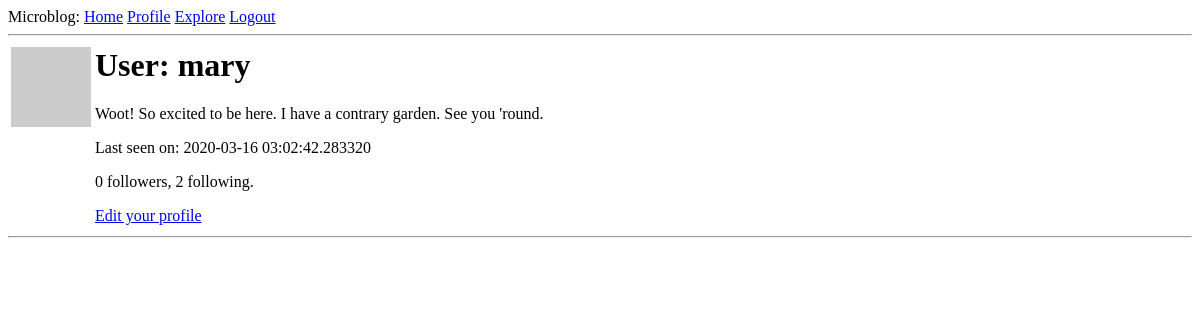
The page /user/mary (signed in) on the database as committed earlier.
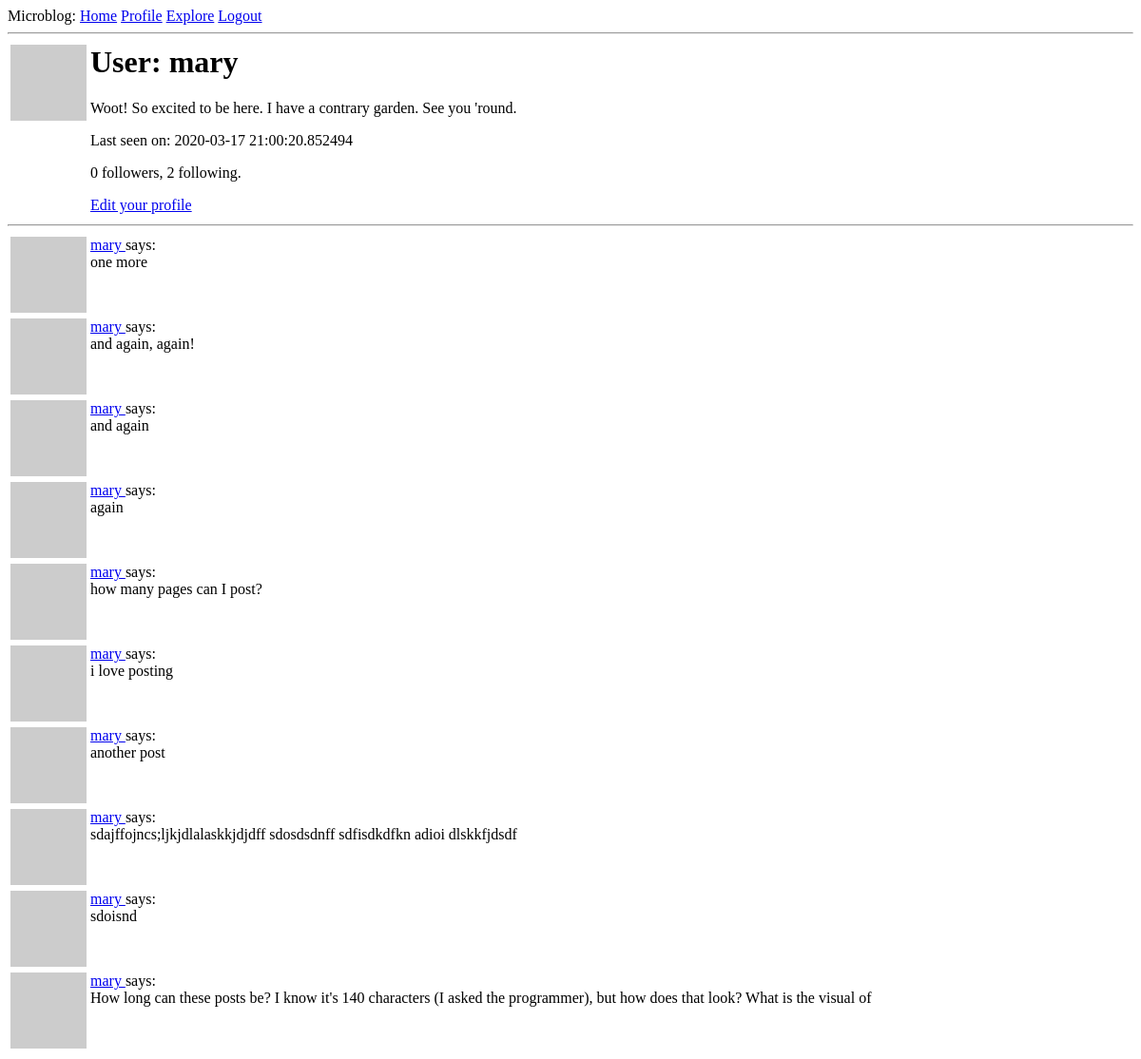
The same page on the database as committed later.
### app/models.py (models this page shows, shortened)
class User(UserMixin, db.Model):
	id = db.Column(db.Integer, primary_key=True)
	username = db.Column(db.String(64), index=True, unique=True)
	email = db.Column(db.String(120), index=True, unique=True)
	password_hash = db.Column(db.String(128))
	posts = db.relationship('Post', backref='author', lazy='dynamic')
	about_me = db.Column(db.String(140))
	last_seen = db.Column(db.DateTime, default=datetime.utcnow)
	followed = db.relationship(
		'User', # right side of relationship (users)
		secondary=followers, # left side of relationship (followers)
		primaryjoin=(followers.c.follower_id == id), # condition that links the left with the association table
		secondaryjoin=(followers.c.followed_id == id), # condition that links the right with the association table
		backref=db.backref('followers', lazy='dynamic'), # how this relationship will be accessed from the right side (from the left, the relationship is named `followed`)
		lazy='dynamic')
	def avatar(self, size):
		digest = md5(self.email.lower().encode('utf-8')).hexdigest()
		return 'https://www.gravatar.com/avatar/{}?d=identicon&s={}'.format(digest, size)

class Post(db.Model):
	id = db.Column(db.Integer, primary_key=True)
	body = db.Column(db.String(140))
	timestamp = db.Column(db.DateTime, index=True, default=datetime.utcnow)
	user_id = db.Column(db.Integer, db.ForeignKey('user.id'))

### app/routes.py (the view)
@app.route('/user/<username>')
@login_required
def user(username):
	user = User.query.filter_by(username=username).first_or_404()
	page = request.args.get('page', 1, type=int)
	posts = user.posts.order_by(Post.timestamp.desc()).paginate(
		page, app.config['POSTS_PER_PAGE'], False)
	next_url = url_for('user', username=user.username, page=posts.next_num) \
		if posts.has_next else None
	prev_url = url_for('user', username=user.username, page=posts.prev_num) \
		if posts.has_prev else None
	return render_template('user.html', user=user, posts=posts.items,
							next_url=next_url, prev_url=prev_url)

### app/models.py (called while the page is built)
@login.user_loader
def load_user(id):
	return User.query.get(int(id))

### app/routes.py (called while the page is built)
@app.before_request
def before_request():
	if current_user.is_authenticated:
		current_user.last_seen = datetime.utcnow()
		db.session.commit()

### app/templates/user.html (shortened to what this page needs)
{% extends "base.html" %}
{% block content %}
	<table>
		<tr valign='top'>
			<td><img src="{{ user.avatar(128) }}"></td>
			<td>
				<h1>User:  {{ user.username }}</h1>
				{% if user.about_me %}
					<p>{{ user.about_me }}</p>
				{% endif %}
				{% if user.last_seen %}
					<p>Last seen on: {{ user.last_seen }}</p>
				{% endif %}
				<p>
					{{ user.followers.count() }} followers,
					{{ user.followed.count() }} following.
				</p>
				{% if user == current_user %}
					<p><a href="{{ url_for('edit_profile') }}">
						Edit your profile
					</a></p>
				{% elif not current_user.is_following(user) %}
					<p><a href="{{ url_for('follow', username=user.username) }}">
						Follow
					</a></p>
				{% else %}
					<p><a href="{{ url_for('unfollow', username=user.username) }}">
						Unfollow
					</a></p>
				{% endif %}
			</td>
		</tr>
	</table>
	<hr>
	{% for post in posts %}
		{% include "_post.html" %}
	{% endfor %}
{% endblock %}

### app/templates/_post.html
 <table>
 	<tr valign="top">
 		<td><img src="{{ post.author.avatar(36) }}"></td>
 		<td>
 			<a href="{{ url_for('user', username=post.author.username) }}">
 				{{ post.author.username }}
 			</a>
 			says: <br>{{ post.body }}
 		</td>
 	</tr>
 </table>

Rows that differ between the two databases and show on the page:
changed User "mary": last_seen "2020-03-16 03:02:42.283320" → "2020-03-17 21:00:20.852494"
added Post: author.username "mary", body "one more"
added Post: author.username "mary", body "and again, again!"
added Post: author.username "mary", body "and again"
added Post: author.username "mary", body "again"
added Post: author.username "mary", body "how many pages can I post?"
added Post: author.username "mary", body "i love posting"
added Post: author.username "mary", body "another post"
added Post: author.username "mary", body "sdajffojncs;ljkjdlalaskkjdjdff sdosdsdnff sdfisdkdfkn adioi dlskkfjdsdf"
added Post: author.username "mary", body "sdoisnd"
added Post: author.username "mary", body "How long can these posts be? I know it's 140 characters (I asked the programmer), but how does that look? What is the visual of"
